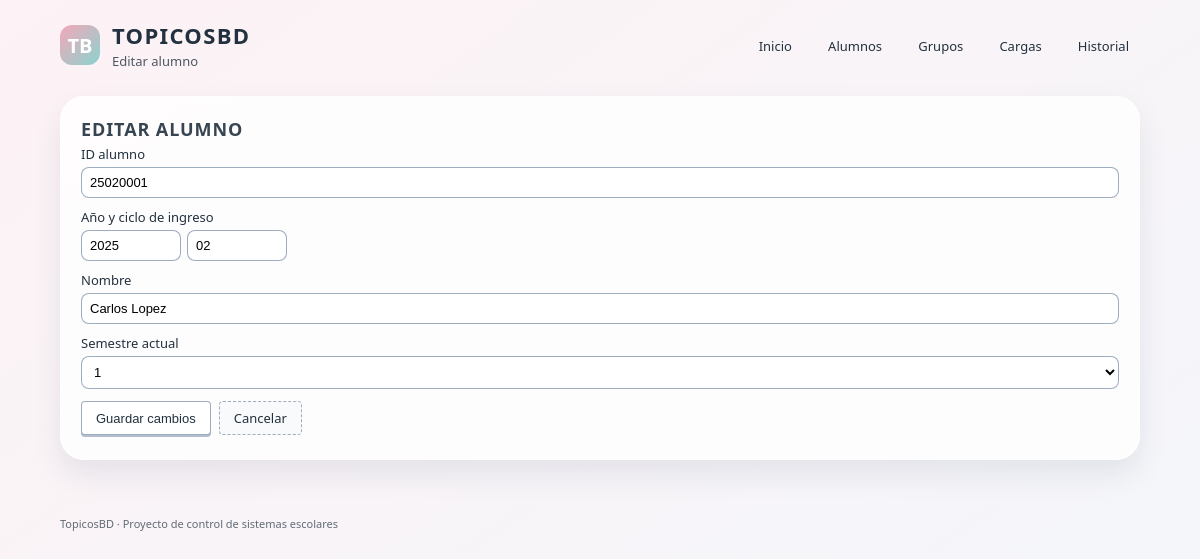
The app's page /index.php?m=alumnos&a=edit&id=25020001 with its own data.
### tables this page shows
CREATE TABLE alumno (
    id_alumno       CHAR(8)      NOT NULL,
    anio_ingreso    SMALLINT     NOT NULL,
    ciclo_ingreso   CHAR(2)      NOT NULL,
    nombre          VARCHAR(100) NOT NULL,
    semestre_actual TINYINT      NOT NULL,
    PRIMARY KEY (id_alumno),
    CONSTRAINT ck_alumno_ciclo
        CHECK (ciclo_ingreso IN ('01','02')),
    CONSTRAINT ck_alumno_sem
        CHECK (semestre_actual IN (1,3,5))
);

### src/controllers/StudentController.php (called while the page is built, shortened)
<?php
require_once __DIR__ . '/../models/StudentModel.php';
class StudentController
{
    private StudentModel $model;
    public function __construct()
    {
        $this->model = new StudentModel();
    }
    public function edit(): void
    {
        $idAlumno = isset($_GET['id']) ? (string)$_GET['id'] : '';
        $student = $this->model->getById($idAlumno);
        $isEdit = true;
        require __DIR__ . '/../views/layout/header.php';
        require __DIR__ . '/../views/students/form.php';
        require __DIR__ . '/../views/layout/footer.php';
    }
}

### src/models/StudentModel.php (called while the page is built, shortened)
<?php
class StudentModel
{
    public function getById(string $idAlumno): ?array
    {
        $pdo = db();
        $sql = "SELECT id_alumno, anio_ingreso, ciclo_ingreso, nombre, semestre_actual
                FROM alumno
                WHERE id_alumno = :id";
        $stmt = $pdo->prepare($sql);
        $stmt->execute([':id' => $idAlumno]);
        $row = $stmt->fetch();
        return $row ?: null;
    }
}

### src/views/students/form.php (the view, shortened to what this page needs)
<?php
$idAlumno       = $student['id_alumno']       ?? '';
$anioIngreso    = $student['anio_ingreso']    ?? '';
$cicloIngreso   = $student['ciclo_ingreso']   ?? '02';
$nombre         = $student['nombre']          ?? '';
$semestreActual = $student['semestre_actual'] ?? 1;
$actionUrl = $isEdit
    ? 'index.php?m=alumnos&a=update'
    : 'index.php?m=alumnos&a=store';
$tituloFormulario = $isEdit ? 'Editar alumno' : 'Nuevo alumno';
?>
<section class="tb-section">
    <h2 class="tb-section-title"><?= htmlspecialchars($tituloFormulario, ENT_QUOTES, 'UTF-8') ?></h2>
    <form action="<?= htmlspecialchars($actionUrl, ENT_QUOTES, 'UTF-8') ?>" method="post" class="tb-form">
        <?php if ($isEdit && $idAlumno !== ''): ?>
            <div class="tb-form-row">
                <label for="id_alumno" class="tb-label">ID alumno</label>
                <input type="text"
                       id="id_alumno"
                       name="id_alumno"
                       class="tb-input"
                       value="<?= htmlspecialchars($idAlumno, ENT_QUOTES, 'UTF-8') ?>"
                       readonly>
            </div>
        <?php endif; ?>
        <?php if (!$isEdit): ?>
            <div class="tb-form-row">
                <label for="anio_ingreso" class="tb-label">Año de ingreso</label>
                <input type="number"
                       id="anio_ingreso"
                       name="anio_ingreso"
                       class="tb-input"
                       min="2000"
                       max="2100"
                       value="<?= htmlspecialchars((string)$anioIngreso, ENT_QUOTES, 'UTF-8') ?>"
                       required>
            </div>
            <div class="tb-form-row">
                <label for="ciclo_ingreso" class="tb-label">Ciclo de ingreso</label>
                <select id="ciclo_ingreso" name="ciclo_ingreso" class="tb-input" required>
                    <option value="">-- Selecciona --</option>
                    <option value="01" <?= $cicloIngreso === '01' ? 'selected' : '' ?>>01</option>
                    <option value="02" <?= $cicloIngreso === '02' ? 'selected' : '' ?>>02</option>
                </select>
            </div>
        <?php else: ?>
            <div class="tb-form-row">
                <label class="tb-label">Año y ciclo de ingreso</label>
                <div class="tb-inline-fields">
                    <input type="text"
                           class="tb-input tb-input-small"
                           value="<?= htmlspecialchars((string)$anioIngreso, ENT_QUOTES, 'UTF-8') ?>"
                           readonly>
                    <input type="text"
                           class="tb-input tb-input-small"
                           value="<?= htmlspecialchars((string)$cicloIngreso, ENT_QUOTES, 'UTF-8') ?>"
                           readonly>
                </div>
            </div>
        <?php endif; ?>
        <div class="tb-form-row">
            <label for="nombre" class="tb-label">Nombre</label>
            <input type="text"
                   id="nombre"
                   name="nombre"
                   class="tb-input"
                   maxlength="100"
                   value="<?= htmlspecialchars($nombre, ENT_QUOTES, 'UTF-8') ?>"
                   required>
        </div>
        <div class="tb-form-row">
            <label for="semestre_actual" class="tb-label">Semestre actual</label>
            <select id="semestre_actual" name="semestre_actual" class="tb-input" required>
                <option value="1" <?= (int)$semestreActual === 1 ? 'selected' : '' ?>>1</option>
            </select>
        </div>
        <div class="tb-form-actions">
            <button type="submit" class="tb-btn">
                <?= $isEdit ? 'Guardar cambios' : 'Crear alumno' ?>
            </button>
            <a href="index.php?m=alumnos&a=index" class="tb-btn tb-btn-outline">
                Cancelar
            </a>
        </div>
    </form>
</section>

### assets/css/topicosbd.css (style rules this page uses)
:root { --tb-bg-top: #fdf2f5; --tb-bg-bottom: #f3f7fb; --tb-pink: #f4a7b9; --tb-teal: #8bd3ce; --tb-peach: #f8c29b; --tb-sand: #f3e2c5; --tb-ink: #22313f; --tb-card-bg: #ffffff; --tb-border-soft: rgba(19, 35, 47, 0.08); --tb-radius-card: 18px; --tb-radius-btn: 4px; --tb-shadow-soft: 0 14px 30px rgba(24, 39, 75, 0.09); --tb-shadow-hover: 0 18px 40px rgba(15, 23, 42, 0.14); --tb-font-main: system-ui, -apple-system, BlinkMacSystemFont, "DM Sans", sans-serif; --tb-font-title: "Josefin Sans", system-ui, -apple-system, sans-serif; }
*, *::before, *::after { box-sizing: border-box; }
body.tb-body { margin: 0; min-height: 100vh; font-family: var(--tb-font-main); color: var(--tb-ink); background: linear-gradient(145deg, var(--tb-bg-top), var(--tb-bg-bottom)); }
.tb-section { margin-top: 16px; background: rgba(255, 255, 255, 0.8); border-radius: 24px; padding: 20px 20px 24px; box-shadow: var(--tb-shadow-soft); border: 1px solid rgba(255, 255, 255, 0.8); }
.tb-section-title { margin: 0; font-family: var(--tb-font-title); font-size: 18px; letter-spacing: 0.05em; text-transform: uppercase; opacity: 0.9; }
.tb-btn { display: inline-flex; align-items: center; justify-content: center; padding: 7px 14px; font-size: 13px; font-weight: 500; text-decoration: none; color: var(--tb-ink); background: #ffffff; border-radius: var(--tb-radius-btn); border: 1px solid rgba(148, 163, 184, 0.9); box-shadow: 0 2px 0 rgba(148, 163, 184, 0.7); transform: translateY(0); transition: background-color 0.12s ease-out, box-shadow 0.12s ease-out, transform 0.12s ease-out; cursor: pointer; }
.tb-btn-outline { background: #f9fafb; border-style: dashed; box-shadow: none; }
.tb-form { margin-top: 4px; }
.tb-form-row { margin-bottom: 10px; }
.tb-label { display: block; margin-bottom: 4px; font-size: 13px; font-weight: 500; }
.tb-input { width: 100%; padding: 7px 8px; font-size: 13px; border-radius: 8px; border: 1px solid rgba(148, 163, 184, 0.9); background: #ffffff; outline: none; transition: border-color 0.12s ease-out, box-shadow 0.12s ease-out; }
.tb-inline-fields { display: flex; gap: 6px; }
.tb-input-small { width: 100px; }
.tb-form-actions { margin-top: 12px; display: flex; gap: 8px; }

### records on screen
alumno: id_alumno "25020001", anio_ingreso "2025", ciclo_ingreso "02", nombre "Carlos Lopez", semestre_actual "1"

### other values on screen
$tituloFormulario "EDITAR ALUMNO"
